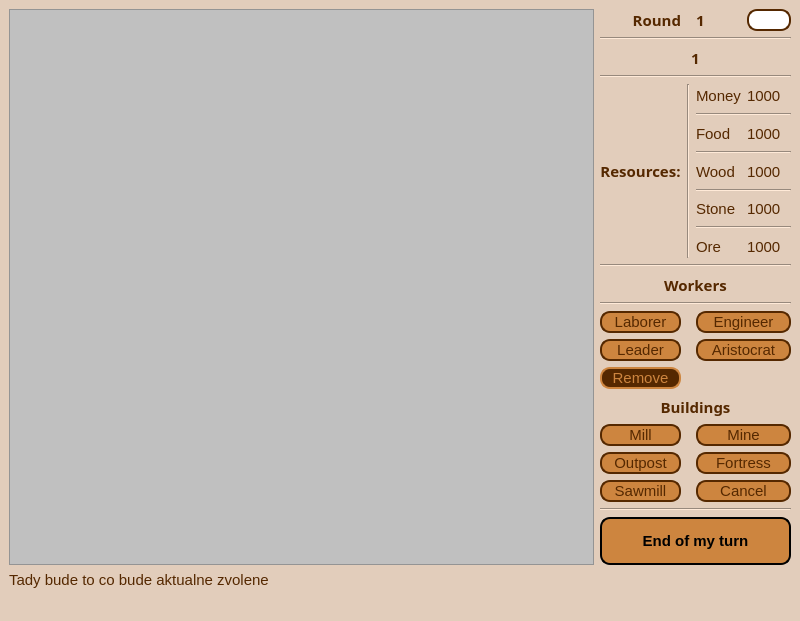
<?xml version="1.0" encoding="UTF-8"?>
<ui version="4.0">
 <class>MapWindow</class>
 <widget class="QMainWindow" name="MapWindow">
  <property name="geometry">
   <rect>
    <x>0</x>
    <y>0</y>
    <width>800</width>
    <height>621</height>
   </rect>
  </property>
  <property name="windowTitle">
   <string>MainWindow</string>
  </property>
  <property name="styleSheet">
   <string notr="true">*{
font-size:15px;
font-family: &quot;fantasy&quot;;
background:#E2CDBB;
color:#552800
}
QPushButton:pressed { background-color: #796A5D; }
QPushButton#removeWorkerBtn:pressed {background-color: #796A5D; }
QPushButton#removeWorkerBtn{
background:#552800;
color:#cd853f;
}
QPushButton
{
color:#552800;
border-radius:15px;
background:#cd853f;
border-style: solid;
border-width: 2px;
border-radius: 10px;
}


</string>
  </property>
  <widget class="QWidget" name="centralwidget">
   <layout class="QGridLayout" name="gridLayout">
    <item row="0" column="0">
     <widget class="QGraphicsView" name="graphicsView">
      <property name="sizePolicy">
       <sizepolicy hsizetype="MinimumExpanding" vsizetype="Expanding">
        <horstretch>0</horstretch>
        <verstretch>0</verstretch>
       </sizepolicy>
      </property>
      <property name="styleSheet">
       <string notr="true">background:silver;</string>
      </property>
     </widget>
    </item>
    <item row="0" column="1">
     <layout class="QGridLayout" name="gridLayout_3">
      <item row="24" column="1" colspan="4">
       <widget class="QPushButton" name="endTurnBtn">
        <property name="styleSheet">
         <string notr="true">height:44px;
color:Black;
font-weight:bold;</string>
        </property>
        <property name="text">
         <string>End of my turn</string>
        </property>
       </widget>
      </item>
      <item row="8" column="3">
       <widget class="QLabel" name="label_8">
        <property name="text">
         <string>Wood</string>
        </property>
       </widget>
      </item>
      <item row="17" column="1">
       <widget class="QPushButton" name="leaderBtn">
        <property name="maximumSize">
         <size>
          <width>120</width>
          <height>16777215</height>
         </size>
        </property>
        <property name="text">
         <string>Leader</string>
        </property>
       </widget>
      </item>
      <item row="16" column="1">
       <widget class="QPushButton" name="basicWorkerBtn">
        <property name="maximumSize">
         <size>
          <width>120</width>
          <height>16777215</height>
         </size>
        </property>
        <property name="styleSheet">
         <string notr="true">
background-image:url(/farmer.png);</string>
        </property>
        <property name="text">
         <string>Laborer</string>
        </property>
       </widget>
      </item>
      <item row="11" column="3" colspan="2">
       <widget class="Line" name="line_8">
        <property name="orientation">
         <enum>Qt::Horizontal</enum>
        </property>
       </widget>
      </item>
      <item row="21" column="1">
       <widget class="QPushButton" name="outpostBtn">
        <property name="maximumSize">
         <size>
          <width>120</width>
          <height>16777215</height>
         </size>
        </property>
        <property name="text">
         <string>Outpost</string>
        </property>
       </widget>
      </item>
      <item row="22" column="3" colspan="2">
       <widget class="QPushButton" name="cancelBuildingsBtn">
        <property name="enabled">
         <bool>true</bool>
        </property>
        <property name="maximumSize">
         <size>
          <width>120</width>
          <height>16777215</height>
         </size>
        </property>
        <property name="text">
         <string>Cancel</string>
        </property>
       </widget>
      </item>
      <item row="20" column="3" colspan="2">
       <widget class="QPushButton" name="mineBtn">
        <property name="maximumSize">
         <size>
          <width>120</width>
          <height>50</height>
         </size>
        </property>
        <property name="text">
         <string>Mine</string>
        </property>
       </widget>
      </item>
      <item row="4" column="3">
       <widget class="QLabel" name="label_6">
        <property name="text">
         <string>Money</string>
        </property>
       </widget>
      </item>
      <item row="3" column="1" colspan="4">
       <widget class="Line" name="line_4">
        <property name="orientation">
         <enum>Qt::Horizontal</enum>
        </property>
       </widget>
      </item>
      <item row="12" column="4">
       <widget class="QLabel" name="oreLbl">
        <property name="text">
         <string>1000</string>
        </property>
       </widget>
      </item>
      <item row="12" column="3">
       <widget class="QLabel" name="label_10">
        <property name="text">
         <string>Ore</string>
        </property>
       </widget>
      </item>
      <item row="10" column="3">
       <widget class="QLabel" name="label_9">
        <property name="text">
         <string>Stone</string>
        </property>
       </widget>
      </item>
      <item row="7" column="3" colspan="2">
       <widget class="Line" name="line_6">
        <property name="orientation">
         <enum>Qt::Horizontal</enum>
        </property>
       </widget>
      </item>
      <item row="0" column="4">
       <widget class="QPushButton" name="pushButton">
        <property name="maximumSize">
         <size>
          <width>50</width>
          <height>16777215</height>
         </size>
        </property>
        <property name="styleSheet">
         <string notr="true">border-image:url(:/images/help.png);
background:#FFF;
</string>
        </property>
        <property name="text">
         <string/>
        </property>
       </widget>
      </item>
      <item row="6" column="3">
       <widget class="QLabel" name="label_7">
        <property name="text">
         <string>Food</string>
        </property>
       </widget>
      </item>
      <item row="1" column="1" colspan="4">
       <widget class="Line" name="line">
        <property name="font">
         <font>
          <family>fantasy</family>
          <pointsize>-1</pointsize>
         </font>
        </property>
        <property name="orientation">
         <enum>Qt::Horizontal</enum>
        </property>
       </widget>
      </item>
      <item row="0" column="1">
       <widget class="QLabel" name="label_3">
        <property name="maximumSize">
         <size>
          <width>16777215</width>
          <height>16777215</height>
         </size>
        </property>
        <property name="font">
         <font>
          <family>fantasy</family>
          <pointsize>-1</pointsize>
          <weight>75</weight>
          <bold>true</bold>
         </font>
        </property>
        <property name="text">
         <string>Round</string>
        </property>
        <property name="alignment">
         <set>Qt::AlignRight|Qt::AlignTrailing|Qt::AlignVCenter</set>
        </property>
       </widget>
      </item>
      <item row="9" column="3" colspan="2">
       <widget class="Line" name="line_7">
        <property name="orientation">
         <enum>Qt::Horizontal</enum>
        </property>
       </widget>
      </item>
      <item row="14" column="1" colspan="4">
       <widget class="QLabel" name="label_2">
        <property name="maximumSize">
         <size>
          <width>16777215</width>
          <height>16777215</height>
         </size>
        </property>
        <property name="font">
         <font>
          <family>fantasy</family>
          <pointsize>-1</pointsize>
          <weight>75</weight>
          <bold>true</bold>
         </font>
        </property>
        <property name="text">
         <string>Workers</string>
        </property>
        <property name="alignment">
         <set>Qt::AlignCenter</set>
        </property>
        <property name="margin">
         <number>0</number>
        </property>
       </widget>
      </item>
      <item row="17" column="3" colspan="2">
       <widget class="QPushButton" name="aristocratBtn">
        <property name="maximumSize">
         <size>
          <width>120</width>
          <height>16777215</height>
         </size>
        </property>
        <property name="styleSheet">
         <string notr="true"/>
        </property>
        <property name="text">
         <string>Aristocrat</string>
        </property>
       </widget>
      </item>
      <item row="16" column="3" colspan="2">
       <widget class="QPushButton" name="engineerWorkerBtn">
        <property name="maximumSize">
         <size>
          <width>120</width>
          <height>16777215</height>
         </size>
        </property>
        <property name="text">
         <string>Engineer</string>
        </property>
       </widget>
      </item>
      <item row="4" column="1" rowspan="9">
       <widget class="QLabel" name="label_5">
        <property name="maximumSize">
         <size>
          <width>16777215</width>
          <height>16777215</height>
         </size>
        </property>
        <property name="font">
         <font>
          <family>fantasy</family>
          <pointsize>-1</pointsize>
          <weight>75</weight>
          <bold>true</bold>
         </font>
        </property>
        <property name="text">
         <string>Resources:</string>
        </property>
        <property name="alignment">
         <set>Qt::AlignCenter</set>
        </property>
       </widget>
      </item>
      <item row="2" column="1" colspan="4">
       <widget class="QLabel" name="playerNameLabel">
        <property name="font">
         <font>
          <family>fantasy</family>
          <pointsize>-1</pointsize>
          <weight>75</weight>
          <bold>true</bold>
         </font>
        </property>
        <property name="text">
         <string>1</string>
        </property>
        <property name="alignment">
         <set>Qt::AlignCenter</set>
        </property>
       </widget>
      </item>
      <item row="20" column="1">
       <widget class="QPushButton" name="farmBtn">
        <property name="maximumSize">
         <size>
          <width>120</width>
          <height>16777215</height>
         </size>
        </property>
        <property name="text">
         <string>Mill</string>
        </property>
       </widget>
      </item>
      <item row="13" column="1" colspan="4">
       <widget class="Line" name="line_9">
        <property name="orientation">
         <enum>Qt::Horizontal</enum>
        </property>
       </widget>
      </item>
      <item row="5" column="3" colspan="2">
       <widget class="Line" name="line_5">
        <property name="orientation">
         <enum>Qt::Horizontal</enum>
        </property>
       </widget>
      </item>
      <item row="15" column="1" colspan="4">
       <widget class="Line" name="line_3">
        <property name="orientation">
         <enum>Qt::Horizontal</enum>
        </property>
       </widget>
      </item>
      <item row="6" column="4">
       <widget class="QLabel" name="foodLbl">
        <property name="text">
         <string>1000</string>
        </property>
       </widget>
      </item>
      <item row="21" column="3" colspan="2">
       <widget class="QPushButton" name="fortressBtn">
        <property name="maximumSize">
         <size>
          <width>120</width>
          <height>16777215</height>
         </size>
        </property>
        <property name="text">
         <string>Fortress</string>
        </property>
       </widget>
      </item>
      <item row="8" column="4">
       <widget class="QLabel" name="woodLbl">
        <property name="text">
         <string>1000</string>
        </property>
       </widget>
      </item>
      <item row="19" column="1" colspan="4">
       <widget class="QLabel" name="label_4">
        <property name="maximumSize">
         <size>
          <width>16777215</width>
          <height>16777215</height>
         </size>
        </property>
        <property name="font">
         <font>
          <family>fantasy</family>
          <pointsize>-1</pointsize>
          <weight>75</weight>
          <bold>true</bold>
         </font>
        </property>
        <property name="text">
         <string>Buildings</string>
        </property>
        <property name="alignment">
         <set>Qt::AlignCenter</set>
        </property>
       </widget>
      </item>
      <item row="4" column="2" rowspan="9">
       <widget class="Line" name="line_10">
        <property name="orientation">
         <enum>Qt::Vertical</enum>
        </property>
       </widget>
      </item>
      <item row="10" column="4">
       <widget class="QLabel" name="stoneLbl">
        <property name="text">
         <string>1000</string>
        </property>
       </widget>
      </item>
      <item row="23" column="1" colspan="4">
       <widget class="Line" name="line_2">
        <property name="orientation">
         <enum>Qt::Horizontal</enum>
        </property>
       </widget>
      </item>
      <item row="0" column="3">
       <widget class="QLabel" name="roundLabel">
        <property name="maximumSize">
         <size>
          <width>16777215</width>
          <height>20</height>
         </size>
        </property>
        <property name="font">
         <font>
          <family>fantasy</family>
          <pointsize>-1</pointsize>
          <weight>75</weight>
          <bold>true</bold>
         </font>
        </property>
        <property name="text">
         <string>1</string>
        </property>
       </widget>
      </item>
      <item row="4" column="4">
       <widget class="QLabel" name="moneyLbl">
        <property name="text">
         <string>1000</string>
        </property>
       </widget>
      </item>
      <item row="22" column="1">
       <widget class="QPushButton" name="sawmillBtn">
        <property name="maximumSize">
         <size>
          <width>120</width>
          <height>16777215</height>
         </size>
        </property>
        <property name="text">
         <string>Sawmill</string>
        </property>
       </widget>
      </item>
      <item row="18" column="1">
       <widget class="QPushButton" name="removeWorkerBtn">
        <property name="styleSheet">
         <string notr="true"/>
        </property>
        <property name="text">
         <string>Remove</string>
        </property>
       </widget>
      </item>
     </layout>
    </item>
    <item row="2" column="0">
     <widget class="QLabel" name="chosenLbl">
      <property name="text">
       <string>Tady bude to co bude aktualne zvolene</string>
      </property>
     </widget>
    </item>
   </layout>
  </widget>
  <widget class="QMenuBar" name="menubar">
   <property name="geometry">
    <rect>
     <x>0</x>
     <y>0</y>
     <width>800</width>
     <height>23</height>
    </rect>
   </property>
  </widget>
  <widget class="QStatusBar" name="statusbar"/>
 </widget>
 <resources/>
 <connections/>
</ui>
